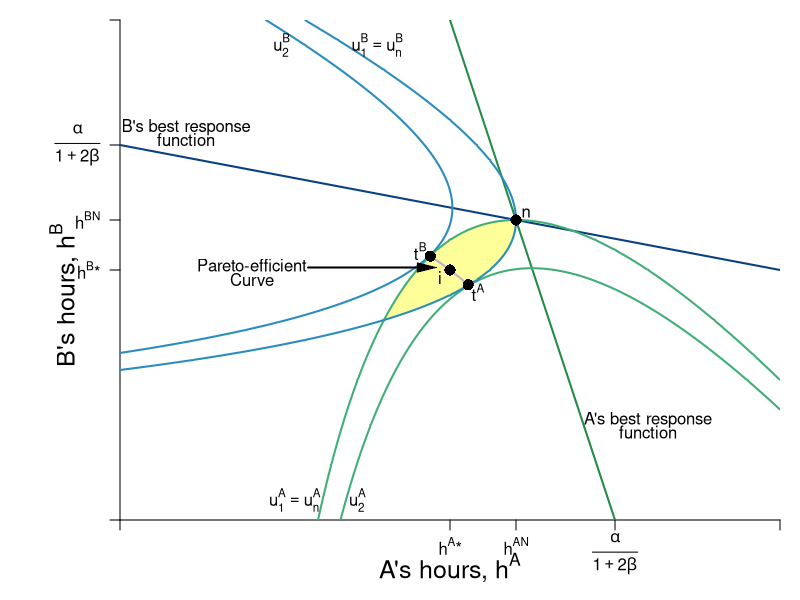

This figure's R source:
require(shape)
pdf(file = "coordination_failures/coord_brfs_cournot/coord_brfs_cournot.pdf", width = 9, height = 7)

#Set parameters for graphics
axislabelsize <- 1.5
graphlinewidth <- 2
segmentlinewidth <- 1.5

COL <- c("#7fc97f", "#beaed4", "#fdc086", "#ffff99", "#386cb0", "#f0027f", "#bf5b17", "#666666")
COLA <- c("#99d8c9","#66c2a4","#41ae76", "#238b45", "#005824")
COLB <- c("#4eb3d3", "#2b8cbe", "#0868ac","#084081")

par(mar =  c(4, 6, 1, 1))

uA <- function(ea, eb, alpha = 30, beta = 1/2) {
  (alpha - beta*(ea+eb))*ea - 0.5*(ea)^2
}

uB <- function(ea, eb, alpha = 30, beta = 1/2) {
  (alpha - beta*(ea+eb))*eb - 0.5*(eb)^2
}

brfB <- function(ea, alpha = 30, beta = 1/2) {
  (alpha - beta*ea)/(1 + 2*beta)
}

brfA <- function(ea, alpha = 30, beta = 1/2) {
  (alpha - ea*(1 + 2*beta))/(beta)
}

brfPE <- function(ea, alpha = 30, beta = 1/8) {
  alpha*(1 - beta*ea)
}

hANE <- function(alpha, beta = 1/2){
  alpha/(1 + 3*beta)
}

hApEff2 <- function(alpha, beta = 1/2){
  alpha/(1 + 4*beta)
}

intercept1 <- function(alpha, beta = 1/2){
  alpha/(1 + 2*beta)
}

PEC <- function(ea, alpha = 30, beta = 1/2){
  a = beta*(1+2*beta);
  b = -alpha*(1+3*beta)+(1+2*beta)^2*ea;
  c = alpha^2 - alpha*(1+3*beta)*ea+ beta*(1+2*beta)*ea^2
  delta = b^2-4*a*c
  return((-b-sqrt(delta))/(2*a))
}


indiffA <- function(ea, alpha = 30, beta = 1/2, uA = 144) {
  (alpha*ea - beta*(ea)^2 - 0.5*(ea)^2 - uA)/(beta*ea)
}

indiffBroot1 <- function(ea, alpha = 30, beta = 30, uB = 144){
  (-sqrt(alpha^2 - 2*alpha*beta*ea + beta^2*ea^2 - 4*beta*uB - 2*uB) + alpha - beta*ea)/(2*beta + 1)
}

indiffBroot2 <- function(ea, alpha = 30, beta = 30, uB = 144){
  (sqrt(alpha^2 - 2*alpha*beta*ea + beta^2*ea^2 - 4*beta*uB - 2*uB) + alpha - beta*ea)/(2*beta + 1)
}


indiffB <- function(eb, alpha = 30, beta = 1/2, uB = 144) {
  (alpha*eb - uB - 0.5*eb^2)/(alpha*beta*eb)
}

indiffB2 <- function(ea, alpha = 30, beta = 1/2, uB = 144) {
  sqrt(alpha^2*(beta*ea - 1)^2 - 2*uB) - alpha*beta*ea + alpha
}

indiffB3 <- function(ea, alpha = 30, beta = 1/2, uB = 144) {
  -sqrt(alpha^2*(beta*ea - 1)^2 - 2*uB) - alpha*beta*ea + alpha
}


xlims <- c(0, 20)
ylims <- c(0, 20)

npts <- 501 
x <- seq(xlims[1], xlims[2], length.out = npts)
y <- seq(ylims[1], ylims[2], length.out = npts) 
a <- c(uA(hANE(alpha = 30, beta = 1/2), hANE(alpha = 30, beta = 1/2)), 
       155.8)
b <- c(uA(hANE(alpha = 30, beta = 1/2),hANE(alpha = 30, beta = 1/2)), 
       155.8)


plot(0, 0, xlim = xlims, ylim = ylims, type = "n",
     xlab = expression(paste("")),
     ylab = expression(paste("")), 
     xaxt = "n", 
     yaxt = "n", 
     cex.lab = axislabelsize, 
     bty = "n",
     xaxs="i", 
     yaxs="i")


ticksy <- c(0, hApEff2(alpha = 30), hANE(alpha = 30), intercept1(alpha = 30), ylims[2])
ylabels <- c(NA, expression(paste(h^B,"*")), expression(paste(h^{BN})), expression(paste(frac(alpha, 1 + 2*beta))), NA)
ticksx <- c(0, hApEff2(alpha = 30), hANE(alpha = 30), intercept1(alpha = 30), xlims[2])
xlabels <- c(NA, expression(paste(h^A,"*")), expression(paste(h^{AN})), expression(paste(frac(alpha, 1 + 2*beta))), NA)



axis(1, at = ticksx,  pos = 0, labels = FALSE)
text(x = c(0, hApEff2(alpha = 30), hANE(alpha = 30), intercept1(alpha = 30), xlims[2]), par("usr")[3] - 0.4, labels = xlabels, srt = 0, pos = 1, xpd = TRUE)

axis(2, at = ticksy, pos = 0, labels = ylabels, las = 1)

npts <- 500 
xx1 <- seq(xlims[1], xlims[2], length.out = npts)
xx2 <- seq(9.4, 10.55, length.out = npts)

#I need something like xx1 with npts for 
xpoly1 <- seq(from = 8, to = 12, length.out = 500)
ypoly1 <- indiffA(xpoly1, uA = 144, alpha = 30, beta = 1/2)
ypoly2 <- indiffBroot1(xpoly1, uB = 144, alpha = 30, beta = 1/2)
polygon(x = c(xpoly1, rev(xpoly1)), y = c(ypoly1, rev(ypoly2)), col=COL[4], density=NULL, border = NA)



lines(xx1, brfA(xx1, alpha = 30, beta = 1/2), col = COLA[4], lwd = graphlinewidth)
lines(xx1, brfB(xx1, alpha = 30, beta = 1/2), col = COLB[4], lwd = graphlinewidth)
lines(xx2, PEC(xx2, alpha = 30, beta = 1/2), col = COL[2], lwd = graphlinewidth)

contour(y, x,
        outer(x, y, uA),
        drawlabels = FALSE,
        col = COLA[3],
        lwd = graphlinewidth,
        levels = a,
        xaxs="i",
        yaxs="i",
        add = TRUE)

text(0.5*xlims[2], -1.9, expression(paste("A's hours, ", h^A)), xpd = TRUE, cex = axislabelsize)
text(-1.7, 9, expression(paste("B's hours, ", h^B)), xpd = TRUE, cex = axislabelsize, srt = 90) 


contour(x, y,
        outer(x, y, uB),
        drawlabels = FALSE,
        col = COLB[2],
        lwd = graphlinewidth,
        levels = b,
        add = TRUE
)


text(4, 10.2, expression("Pareto-efficient"))
text(4, 9.6, expression("Curve"))
Arrows(5.7, 10.1, 9.3, 10.1, col = "black", lty = 1, lwd = 2, arr.type = "triangle", arr.lwd = 0.5)
# 
#Label the iso-welfare functions for the HG, Aisha
text(5.3, 0.8, expression(u[1]^A == u[n]^A))
text(7.2, 0.8, expression(u[2]^A))


#Label the indifference curves for the HG, Betty
text(7.8, 19, expression(u[1]^B == u[n]^B))
text(4.9, 19, expression(u[2]^B))


#Label Nash Equilibrium
points(hANE(alpha = 30), hANE(alpha = 30), pch = 16, col = "black", cex = 1.5)

text(hANE(alpha = 30) + 0.3, hANE(alpha = 30) + 0.3, expression(paste("n")))


#Annotate Pareto Efficient Curve and relevant points
points(10.55, PEC(10.55), pch = 16, col = "black", cex = 1.5)
text(10.55 + 0.3, PEC(10.55) - 0.3, expression(paste(t^A)))


points(9.4, PEC(9.4), pch = 16, col = "black", cex = 1.5)
text(9.4 - 0.3, PEC(9.4) + 0.2, expression(paste(t^B)))

points(hApEff2(alpha = 30), hApEff2(alpha = 30), pch = 16, col = "black", cex = 1.5)
text(hApEff2(alpha = 30)- 0.3, hApEff2(alpha = 30) - 0.3, expression(paste(i)))

#B's brf
text(2, 15.7, expression(paste("B's best response")))
text(2, 15.2, expression(paste("function")))

#A's brf
text(16, 4, expression(paste("A's best response")))
text(16, 3.5, expression(paste("function")))

dev.off()
